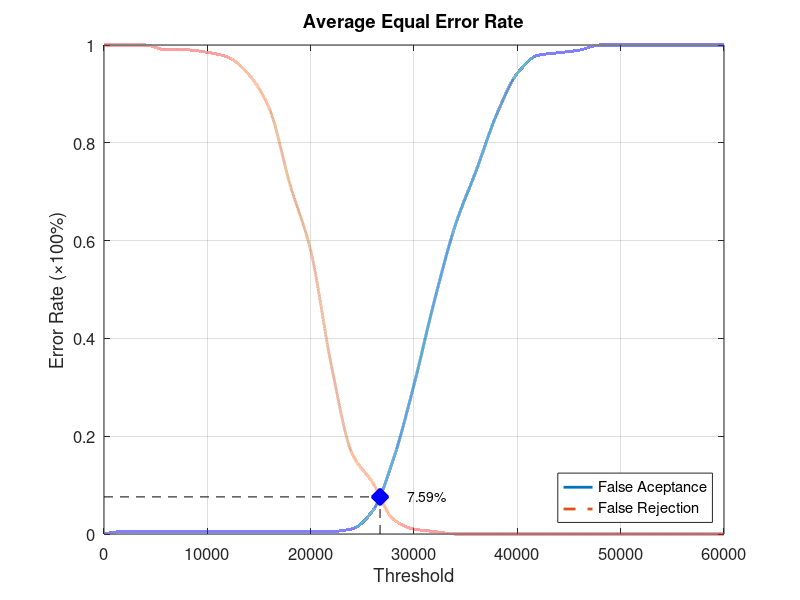
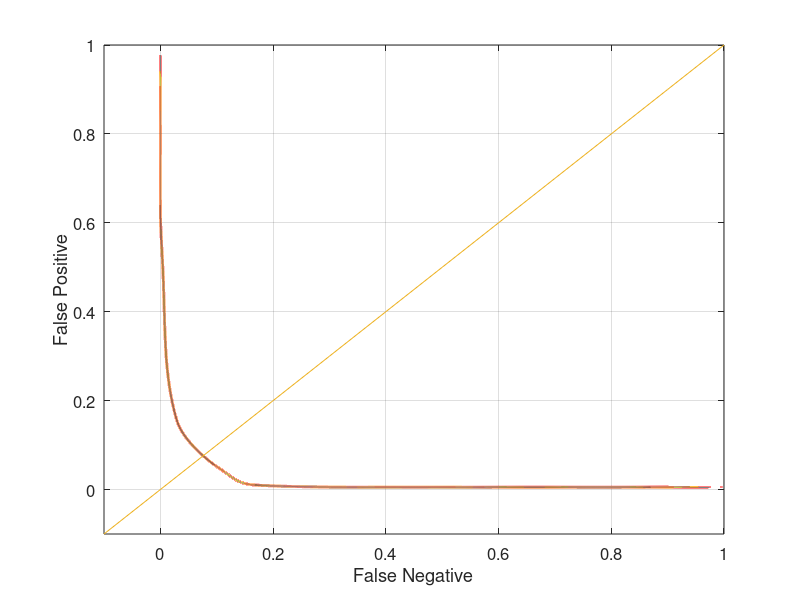

These figures' MATLAB source, in order:
function yEER = Database4_3
close all;
clear;
clc;
x = 0:2000:60000;
xq = 0:0.5:60000;

y0 = [0 0.00526316 0.00526316 0.00526316 0.00526316 0.00526316 0.00526316 0.00526316 0.00526316 0.00526316 0.00526316 0.00526316 0.0105263 0.0473684 0.152632 0.305263 0.478947 0.631579 0.742105 0.857895 0.942105 0.978947 0.984211 0.989474 1 1 1 1 1 1 1];
yy0 = interp1(x, y0, xq, 'pchip');
y1 = [1 1 1 0.99 0.99 0.985 0.975 0.94 0.87 0.715 0.58 0.345 0.165 0.105 0.03 0.01 0.005 0 0 0 0 0 0 0 0 0 0 0 0 0 0];
yy1 = interp1(x, y1, xq, 'pchip');

% Calculating EER: 
y2 = abs(y0 - y1);
find(y2 == min(y2))
yy2 = abs(yy0 - yy1);
xEER = find(yy2 == min(yy2));
xEERIndex = xq(xEER) % X-axis EER
yEER = yy0(xEER) % Y-axis EER

main = figure
plot(xq, yy0,'-','LineWidth', 2);	hold on
plot(xq, yy1,'--','LineWidth', 2);	hold on
plot([xEERIndex xEERIndex], [0 yEER], 'k--');	hold on
plot([0 xEERIndex], [yEER yEER], 'k--');	hold on
plot(xEERIndex, yEER, 'bx', 'LineWidth', 10);	hold on
text(xEERIndex + 10 * xEERIndex / 100, yEER, [num2str(round((10000 * yEER)) / 100) '%'])
legend('False Aceptance', 'False Rejection', 'Location', 'SouthEast')
xlabel('Threshold')
ylabel('Error Rate (\times100%)')
title('Average Equal Error Rate')
set(gca, 'FontSize', 12)
axis([0 60000 0 1])
grid on

print(main, 'Database4_3Main', '-dpng');
FNRxFPR = figure('Color', [1 1 1]);
plot(yy1, yy0, '-', yy1, yy0, 'LineWidth', 2);
hold on
y = -0.1:0.1:1
plot(y, y); 
set(gca, 'FontSize', 12)
xlabel('False Negative')
ylabel('False Positive')
axis([-0.1 1 -0.1 1])
set(gca, 'FontSize', 12)
grid on

print(FNRxFPR, 'Database4_3FNRxFPR','-dpng');
end
